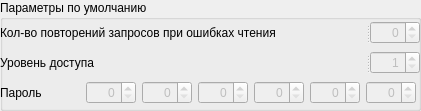
  <widget class="QGroupBox" name="groupMeterDef">
   <property name="geometry">
    <rect>
     <x>10</x>
     <y>230</y>
     <width>421</width>
     <height>111</height>
    </rect>
   </property>
   <property name="title">
    <string>Параметры по умолчанию</string>
   </property>
   <widget class="QWidget" name="layoutWidget1">
    <property name="geometry">
     <rect>
      <x>0</x>
      <y>20</y>
      <width>420</width>
      <height>85</height>
     </rect>
    </property>
    <layout class="QVBoxLayout" name="verticalLayout_2">
     <item>
      <widget class="QSplitter" name="splitter_6">
       <property name="orientation">
        <enum>Qt::Horizontal</enum>
       </property>
       <widget class="QLabel" name="labelMeterRepeat">
        <property name="sizePolicy">
         <sizepolicy hsizetype="Fixed" vsizetype="Fixed">
          <horstretch>0</horstretch>
          <verstretch>0</verstretch>
         </sizepolicy>
        </property>
        <property name="minimumSize">
         <size>
          <width>320</width>
          <height>23</height>
         </size>
        </property>
        <property name="maximumSize">
         <size>
          <width>16777215</width>
          <height>23</height>
         </size>
        </property>
        <property name="sizeIncrement">
         <size>
          <width>0</width>
          <height>0</height>
         </size>
        </property>
        <property name="text">
         <string>Кол-во повторений запросов при ошибках чтения</string>
        </property>
       </widget>
       <widget class="QSpinBox" name="spinMeterRepeat">
        <property name="enabled">
         <bool>false</bool>
        </property>
        <property name="sizePolicy">
         <sizepolicy hsizetype="Fixed" vsizetype="Fixed">
          <horstretch>0</horstretch>
          <verstretch>0</verstretch>
         </sizepolicy>
        </property>
        <property name="minimumSize">
         <size>
          <width>50</width>
          <height>23</height>
         </size>
        </property>
        <property name="maximumSize">
         <size>
          <width>50</width>
          <height>23</height>
         </size>
        </property>
        <property name="alignment">
         <set>Qt::AlignRight|Qt::AlignTrailing|Qt::AlignVCenter</set>
        </property>
        <property name="maximum">
         <number>255</number>
        </property>
       </widget>
      </widget>
     </item>
     <item>
      <widget class="QSplitter" name="splitter_5">
       <property name="orientation">
        <enum>Qt::Horizontal</enum>
       </property>
       <widget class="QLabel" name="labelMeterAccessLevelDef">
        <property name="sizePolicy">
         <sizepolicy hsizetype="Fixed" vsizetype="Fixed">
          <horstretch>0</horstretch>
          <verstretch>0</verstretch>
         </sizepolicy>
        </property>
        <property name="minimumSize">
         <size>
          <width>112</width>
          <height>23</height>
         </size>
        </property>
        <property name="maximumSize">
         <size>
          <width>16777215</width>
          <height>23</height>
         </size>
        </property>
        <property name="sizeIncrement">
         <size>
          <width>0</width>
          <height>0</height>
         </size>
        </property>
        <property name="text">
         <string>Уровень доступа</string>
        </property>
       </widget>
       <widget class="QSpinBox" name="spinMeterAccessLevelDef">
        <property name="enabled">
         <bool>false</bool>
        </property>
        <property name="sizePolicy">
         <sizepolicy hsizetype="Fixed" vsizetype="Fixed">
          <horstretch>0</horstretch>
          <verstretch>0</verstretch>
         </sizepolicy>
        </property>
        <property name="minimumSize">
         <size>
          <width>50</width>
          <height>23</height>
         </size>
        </property>
        <property name="maximumSize">
         <size>
          <width>50</width>
          <height>23</height>
         </size>
        </property>
        <property name="alignment">
         <set>Qt::AlignRight|Qt::AlignTrailing|Qt::AlignVCenter</set>
        </property>
        <property name="minimum">
         <number>1</number>
        </property>
        <property name="maximum">
         <number>2</number>
        </property>
       </widget>
      </widget>
     </item>
     <item>
      <layout class="QHBoxLayout" name="horizontalLayout_5">
       <item>
        <widget class="QLabel" name="labelMeterPasswordDef">
         <property name="sizePolicy">
          <sizepolicy hsizetype="Preferred" vsizetype="Preferred">
           <horstretch>0</horstretch>
           <verstretch>0</verstretch>
          </sizepolicy>
         </property>
         <property name="minimumSize">
          <size>
           <width>80</width>
           <height>23</height>
          </size>
         </property>
         <property name="maximumSize">
          <size>
           <width>80</width>
           <height>23</height>
          </size>
         </property>
         <property name="text">
          <string>Пароль</string>
         </property>
        </widget>
       </item>
       <item>
        <widget class="QSpinBox" name="spinMeterPasswordB1Def">
         <property name="enabled">
          <bool>false</bool>
         </property>
         <property name="sizePolicy">
          <sizepolicy hsizetype="Fixed" vsizetype="Fixed">
           <horstretch>0</horstretch>
           <verstretch>0</verstretch>
          </sizepolicy>
         </property>
         <property name="minimumSize">
          <size>
           <width>50</width>
           <height>23</height>
          </size>
         </property>
         <property name="maximumSize">
          <size>
           <width>50</width>
           <height>23</height>
          </size>
         </property>
         <property name="alignment">
          <set>Qt::AlignRight|Qt::AlignTrailing|Qt::AlignVCenter</set>
         </property>
         <property name="maximum">
          <number>255</number>
         </property>
        </widget>
       </item>
       <item>
        <widget class="QSpinBox" name="spinMeterPasswordB2Def">
         <property name="enabled">
          <bool>false</bool>
         </property>
         <property name="sizePolicy">
          <sizepolicy hsizetype="Fixed" vsizetype="Fixed">
           <horstretch>0</horstretch>
           <verstretch>0</verstretch>
          </sizepolicy>
         </property>
         <property name="minimumSize">
          <size>
           <width>50</width>
           <height>23</height>
          </size>
         </property>
         <property name="maximumSize">
          <size>
           <width>50</width>
           <height>23</height>
          </size>
         </property>
         <property name="alignment">
          <set>Qt::AlignRight|Qt::AlignTrailing|Qt::AlignVCenter</set>
         </property>
         <property name="maximum">
          <number>255</number>
         </property>
        </widget>
       </item>
       <item>
        <widget class="QSpinBox" name="spinMeterPasswordB3Def">
         <property name="enabled">
          <bool>false</bool>
         </property>
         <property name="sizePolicy">
          <sizepolicy hsizetype="Fixed" vsizetype="Fixed">
           <horstretch>0</horstretch>
           <verstretch>0</verstretch>
          </sizepolicy>
         </property>
         <property name="minimumSize">
          <size>
           <width>50</width>
           <height>23</height>
          </size>
         </property>
         <property name="maximumSize">
          <size>
           <width>50</width>
           <height>23</height>
          </size>
         </property>
         <property name="alignment">
          <set>Qt::AlignRight|Qt::AlignTrailing|Qt::AlignVCenter</set>
         </property>
         <property name="maximum">
          <number>255</number>
         </property>
        </widget>
       </item>
       <item>
        <widget class="QSpinBox" name="spinMeterPasswordB4Def">
         <property name="enabled">
          <bool>false</bool>
         </property>
         <property name="sizePolicy">
          <sizepolicy hsizetype="Fixed" vsizetype="Fixed">
           <horstretch>0</horstretch>
           <verstretch>0</verstretch>
          </sizepolicy>
         </property>
         <property name="minimumSize">
          <size>
           <width>50</width>
           <height>23</height>
          </size>
         </property>
         <property name="maximumSize">
          <size>
           <width>50</width>
           <height>23</height>
          </size>
         </property>
         <property name="alignment">
          <set>Qt::AlignRight|Qt::AlignTrailing|Qt::AlignVCenter</set>
         </property>
         <property name="maximum">
          <number>255</number>
         </property>
        </widget>
       </item>
       <item>
        <widget class="QSpinBox" name="spinMeterPasswordB5Def">
         <property name="enabled">
          <bool>false</bool>
         </property>
         <property name="sizePolicy">
          <sizepolicy hsizetype="Fixed" vsizetype="Fixed">
           <horstretch>0</horstretch>
           <verstretch>0</verstretch>
          </sizepolicy>
         </property>
         <property name="minimumSize">
          <size>
           <width>50</width>
           <height>23</height>
          </size>
         </property>
         <property name="maximumSize">
          <size>
           <width>50</width>
           <height>23</height>
          </size>
         </property>
         <property name="alignment">
          <set>Qt::AlignRight|Qt::AlignTrailing|Qt::AlignVCenter</set>
         </property>
         <property name="maximum">
          <number>255</number>
         </property>
        </widget>
       </item>
       <item>
        <widget class="QSpinBox" name="spinMeterPasswordB6Def">
         <property name="enabled">
          <bool>false</bool>
         </property>
         <property name="sizePolicy">
          <sizepolicy hsizetype="Fixed" vsizetype="Fixed">
           <horstretch>0</horstretch>
           <verstretch>0</verstretch>
          </sizepolicy>
         </property>
         <property name="minimumSize">
          <size>
           <width>50</width>
           <height>23</height>
          </size>
         </property>
         <property name="maximumSize">
          <size>
           <width>50</width>
           <height>23</height>
          </size>
         </property>
         <property name="alignment">
          <set>Qt::AlignRight|Qt::AlignTrailing|Qt::AlignVCenter</set>
         </property>
         <property name="maximum">
          <number>255</number>
         </property>
        </widget>
       </item>
      </layout>
     </item>
    </layout>
   </widget>
  </widget>
